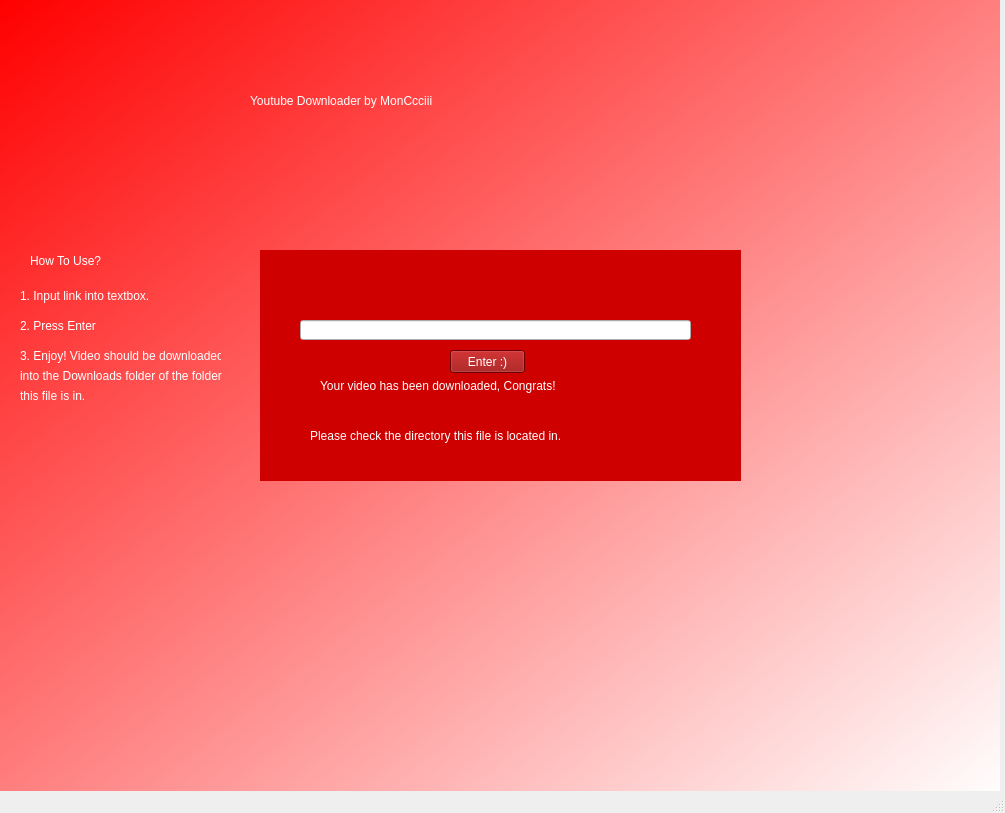
<?xml version="1.0" encoding="UTF-8"?>
<ui version="4.0">
 <class>MainWindow</class>
 <widget class="QMainWindow" name="MainWindow">
  <property name="geometry">
   <rect>
    <x>0</x>
    <y>0</y>
    <width>1005</width>
    <height>813</height>
   </rect>
  </property>
  <property name="windowTitle">
   <string>MainWindow</string>
  </property>
  <widget class="QWidget" name="centralwidget">
   <widget class="QWidget" name="widget" native="true">
    <property name="geometry">
     <rect>
      <x>0</x>
      <y>0</y>
      <width>1000</width>
      <height>800</height>
     </rect>
    </property>
    <property name="styleSheet">
     <string notr="true">QWidget#widget{
background-color:qlineargradient(spread:pad, x1:0, y1:0, x2:1, y2:1, stop:0 rgba(255, 0, 0, 255), stop:1 rgba(255, 255, 255, 255));}</string>
    </property>
    <widget class="QLabel" name="label">
     <property name="geometry">
      <rect>
       <x>250</x>
       <y>40</y>
       <width>711</width>
       <height>121</height>
      </rect>
     </property>
     <property name="styleSheet">
      <string notr="true">font: 24pt &quot;Reem Kufi&quot;;
color: white;</string>
     </property>
     <property name="text">
      <string>Youtube Downloader by MonCcciii</string>
     </property>
    </widget>
    <widget class="QWidget" name="widget_2" native="true">
     <property name="geometry">
      <rect>
       <x>260</x>
       <y>250</y>
       <width>481</width>
       <height>231</height>
      </rect>
     </property>
     <property name="styleSheet">
      <string notr="true">QWidget#widget_2{
background-color: rgb(207, 0, 0);}</string>
     </property>
     <widget class="QLineEdit" name="lineEdit">
      <property name="geometry">
       <rect>
        <x>40</x>
        <y>70</y>
        <width>391</width>
        <height>20</height>
       </rect>
      </property>
     </widget>
     <widget class="QWidget" name="widget_3" native="true">
      <property name="enabled">
       <bool>true</bool>
      </property>
      <property name="geometry">
       <rect>
        <x>40</x>
        <y>120</y>
        <width>401</width>
        <height>80</height>
       </rect>
      </property>
      <widget class="QLabel" name="label_8">
       <property name="geometry">
        <rect>
         <x>20</x>
         <y>0</y>
         <width>361</width>
         <height>31</height>
        </rect>
       </property>
       <property name="styleSheet">
        <string notr="true">color: rgb(255, 255, 255);
font: 14pt &quot;Reem Kufi&quot;;</string>
       </property>
       <property name="text">
        <string>Your video has been downloaded, Congrats!</string>
       </property>
      </widget>
      <widget class="QLabel" name="label_9">
       <property name="enabled">
        <bool>true</bool>
       </property>
       <property name="geometry">
        <rect>
         <x>10</x>
         <y>30</y>
         <width>381</width>
         <height>71</height>
        </rect>
       </property>
       <property name="styleSheet">
        <string notr="true">color: rgb(255, 255, 255);
font: 14pt &quot;Reem Kufi&quot;;</string>
       </property>
       <property name="text">
        <string>Please check the directory this file is located in.</string>
       </property>
      </widget>
     </widget>
     <widget class="QPushButton" name="pushButton">
      <property name="geometry">
       <rect>
        <x>190</x>
        <y>100</y>
        <width>75</width>
        <height>23</height>
       </rect>
      </property>
      <property name="styleSheet">
       <string notr="true">font: 8pt &quot;Reem Kufi&quot;;
background-color: rgb(148, 0, 0);
color: white;</string>
      </property>
      <property name="text">
       <string>Enter :)</string>
      </property>
     </widget>
    </widget>
    <widget class="QLabel" name="label_2">
     <property name="geometry">
      <rect>
       <x>30</x>
       <y>250</y>
       <width>171</width>
       <height>21</height>
      </rect>
     </property>
     <property name="styleSheet">
      <string notr="true">color: rgb(255, 255, 255);
font: 14pt &quot;Reem Kufi&quot;;</string>
     </property>
     <property name="text">
      <string>How To Use?</string>
     </property>
    </widget>
    <widget class="QLabel" name="label_4">
     <property name="geometry">
      <rect>
       <x>20</x>
       <y>310</y>
       <width>201</width>
       <height>31</height>
      </rect>
     </property>
     <property name="styleSheet">
      <string notr="true">color: rgb(255, 255, 255);
font: 14pt &quot;Reem Kufi&quot;;</string>
     </property>
     <property name="text">
      <string>2. Press Enter</string>
     </property>
    </widget>
    <widget class="QLabel" name="label_6">
     <property name="geometry">
      <rect>
       <x>20</x>
       <y>360</y>
       <width>211</width>
       <height>31</height>
      </rect>
     </property>
     <property name="styleSheet">
      <string notr="true">color: rgb(255, 255, 255);
font: 14pt &quot;Reem Kufi&quot;;</string>
     </property>
     <property name="text">
      <string>into the Downloads folder of the folder</string>
     </property>
    </widget>
    <widget class="QLabel" name="label_7">
     <property name="geometry">
      <rect>
       <x>20</x>
       <y>380</y>
       <width>201</width>
       <height>31</height>
      </rect>
     </property>
     <property name="styleSheet">
      <string notr="true">color: rgb(255, 255, 255);
font: 14pt &quot;Reem Kufi&quot;;</string>
     </property>
     <property name="text">
      <string>this file is in.</string>
     </property>
    </widget>
    <widget class="QLabel" name="label_5">
     <property name="geometry">
      <rect>
       <x>20</x>
       <y>340</y>
       <width>201</width>
       <height>31</height>
      </rect>
     </property>
     <property name="styleSheet">
      <string notr="true">color: rgb(255, 255, 255);
font: 14pt &quot;Reem Kufi&quot;;</string>
     </property>
     <property name="text">
      <string>3. Enjoy! Video should be downloaded</string>
     </property>
    </widget>
    <widget class="QLabel" name="label_3">
     <property name="geometry">
      <rect>
       <x>20</x>
       <y>280</y>
       <width>201</width>
       <height>31</height>
      </rect>
     </property>
     <property name="styleSheet">
      <string notr="true">color: rgb(255, 255, 255);
font: 14pt &quot;Reem Kufi&quot;;</string>
     </property>
     <property name="text">
      <string>1. Input link into textbox.</string>
     </property>
    </widget>
   </widget>
  </widget>
  <widget class="QStatusBar" name="statusbar"/>
 </widget>
 <resources/>
 <connections/>
</ui>
